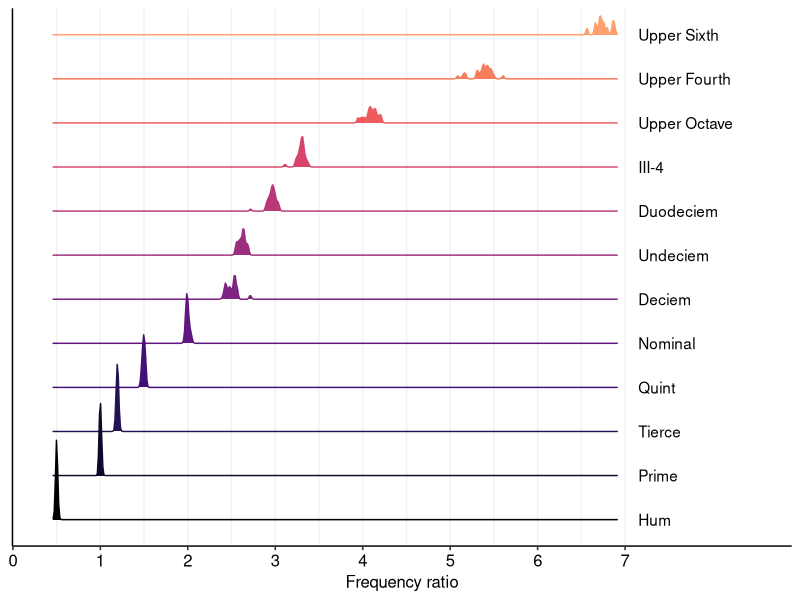
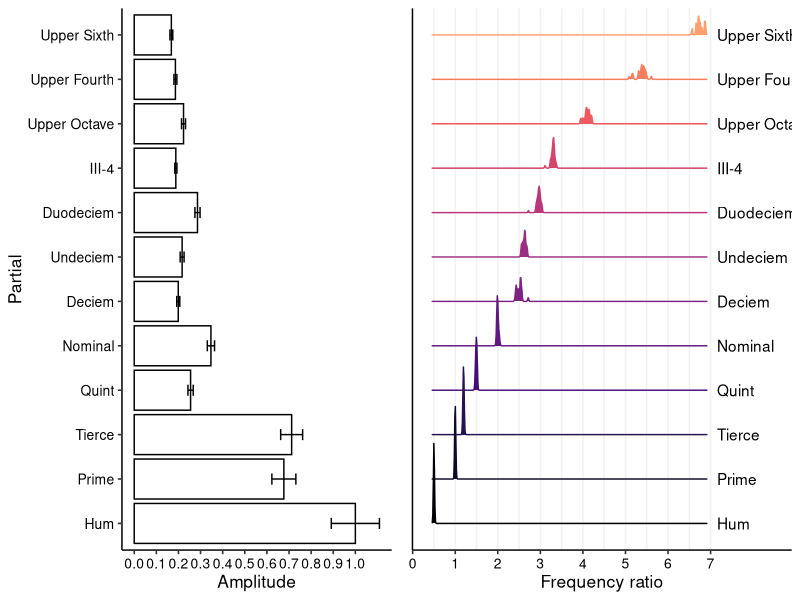
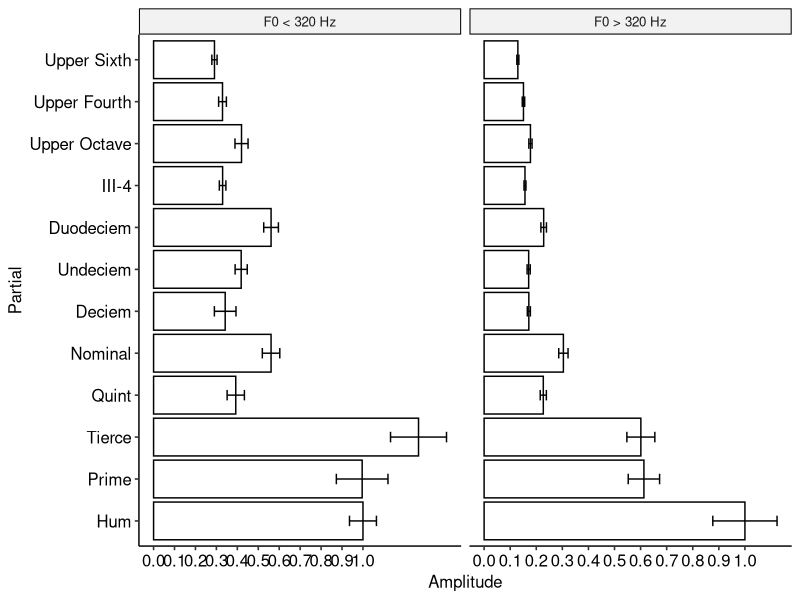

R code for these plots, in order:
library(ggpubr)
library(tidyverse)
library(readxl)
library(ggridges)

theme_set(theme_pubr())

df <- 
  read_excel("input/bell-peaks.xlsx", sheet = "ALL DATA - with Partials")

df <-
  df |> 
  left_join(
    df |> filter(Partial == "1") |> select(Bell = Bell, F0 = Frequency), 
    by = "Bell"
  ) |> 
  mutate(
    FrequencyRatio = Frequency / F0,
    Partial = recode(
      Partial,
      "~3.3" = "3.33",
      "~6.667" = "6.67",
      "~5.334" = "5.33",
      "4 - 4.2" = "4.0",
    )
  )

partial_labels <- tribble(
  ~ Partial,   ~ PartialLabel,
  "0.5", "Hum",
  "1", "Prime",
  "1.2", "Tierce",
  "1.5", "Quint",
  "2", "Nominal",
  "2.5", "Deciem",
  "2.61", "Undeciem",
  "3", "Duodeciem",
  "3.33", "III-4",
  "4.0", "Upper Octave",
  "5.33", "Upper Fourth",
  "6.67", "Upper Sixth",
) |> 
  add_column()

plot_freq <- 
  df |> 
  ggplot(aes(
    x = FrequencyRatio,
    y = factor(Partial),
    colour = factor(Partial),
    fill = factor(Partial),
    group = factor(Partial)
  )) + 
  geom_density_ridges(bandwidth = 0.01) +
  geom_text(
    aes(x = 7.15, y = Partial, label = PartialLabel), data = partial_labels, 
    inherit.aes = FALSE, hjust = "left"
    
  ) +
  scale_x_continuous(
    "Frequency ratio",
    limits = c(0.4, 8.5),
    breaks = seq(from = 0, to = 7, by = 1), 
    minor_breaks = seq(from = 0, to = 7, by = 0.5)
  ) + 
  scale_y_discrete(NULL) +
  scale_colour_viridis_d(option = "magma", end = 0.8) +
  scale_fill_viridis_d(option = "magma", end = 0.8) +
  theme(
    legend.position = "none",
    panel.grid.major.x = element_line(colour = "grey95"),
    panel.grid.minor.x = element_line(colour = "grey95"),
    axis.text.y = element_blank(),
    axis.ticks.y = element_blank()
  )

plot_freq
# ggsave("output/spectral-analysis-by-partial.png", width = 6.5, height = 4.5, dpi = 200)


# filter(
#   #F0 < 320
# )

summarise_amplitudes <- function(data) {
  reference_amplitude <- 
    data |> 
    filter(Partial == "0.5") |> 
    pull(Amplitude) |> 
    mean(na.rm = TRUE)
  
  data |> 
    left_join(partial_labels, by = "Partial") |>
    mutate(
      Amplitude = Amplitude / reference_amplitude
    ) |> 
    group_by(Partial) |> 
    summarise(
      partial_label = unique(PartialLabel),
      amplitude_mean = mean(Amplitude, na.rm = TRUE),
      amplitude_n = sum(!is.na(Amplitude)),
      ampltitude_sd = sd(Amplitude, na.rm = TRUE),
      amplitude_se = ampltitude_sd / sqrt(amplitude_n)
    ) |> 
    ungroup() 
}

# Overall amplitudes
plot_amp <- 
  summarise_amplitudes(df) |> 
  ggplot(aes(x = Partial, y = amplitude_mean, ymin = amplitude_mean - amplitude_se, ymax = amplitude_mean + amplitude_se)) + 
  geom_bar(stat = "identity", fill = "white", colour = "black") + 
  geom_errorbar(width = 0.25) + 
  scale_x_discrete(labels = partial_labels$PartialLabel) +
  scale_y_continuous("Amplitude", breaks = seq(from = 0, to = 1, by = 0.1)) +
  coord_flip()


tmp_theme <- theme(
  text = element_text(size = 10), 
  axis.title = element_text(size = 12.5)
)

cowplot::plot_grid(
  plot_amp + tmp_theme,
  plot_freq + tmp_theme,
  nrow = 1
)


# Splitting by frequency range
bind_rows(
  df |> filter(F0 < 320) |> summarise_amplitudes() |> add_column(range = "F0 < 320 Hz"),
  df |> filter(F0 > 320) |> summarise_amplitudes() |> add_column(range = "F0 > 320 Hz"),
) |> 
  ggplot(aes(x = Partial, y = amplitude_mean, ymin = amplitude_mean - amplitude_se, ymax = amplitude_mean + amplitude_se)) + 
  geom_bar(stat = "identity", fill = "white", colour = "black") + 
  geom_errorbar(width = 0.25) + 
  scale_x_discrete(labels = partial_labels$PartialLabel) +
  scale_y_continuous("Amplitude", breaks = seq(from = 0, to = 1, by = 0.1)) +
  coord_flip() + 
  facet_wrap(~ range, nrow = 1, scales = "free_x")

